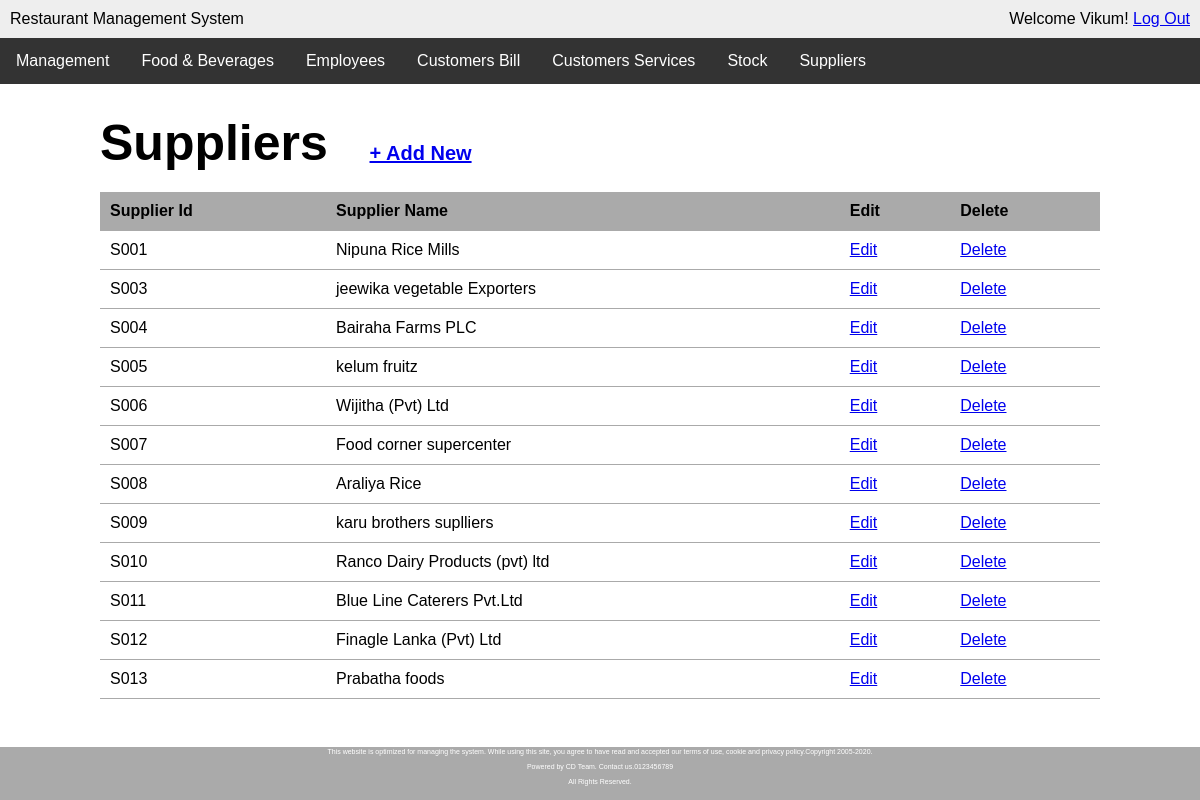
Screenshot of /suppliers.php (signed in) with the database file from the repository.
### tables this page shows
CREATE TABLE `supplier` (
  `S_ID` varchar(10) NOT NULL,
  `Name` varchar(30) DEFAULT NULL
);

### suppliers.php (the view, shortened to what this page needs)
<?php require_once('inc/connection.php'); ?>
<?php
	$suppliers_list = '';
	$query = "SELECT * FROM supplier GROUP BY supplier.S_ID";
	$suppliers = mysqli_query($connection, $query);
	while ($supplier = mysqli_fetch_assoc($suppliers)) {
		$suppliers_list .= "<tr>";
		$suppliers_list .= "<td>{$supplier['S_ID']}</td>";
		$suppliers_list .= "<td>{$supplier['Name']}</td>";
		$suppliers_list .= "<td><a href=\"modify-suppliers.php?supplier_no={$supplier['S_ID']}\">Edit</a></td>";
		$suppliers_list .= "<td><a href=\"delete-suppliers.php?supplier_no={$supplier['S_ID']}\"
						onclick=\"return confirm('Are you sure?');\">Delete</a></td>";
		$suppliers_list .= "</tr>";
	}
 ?>
<!DOCTYPE html>
<html lang="en">
<head>
	<link rel="stylesheet" href="css/main.css">
</head>
<body>
	<div class="wrapper">
  		<header>
		<div class="appname">Restaurant Management System</div>
		<div class="loggedin">Welcome <?php echo $_SESSION['first_name']; ?>! <a href="logout.php">Log Out</a></div>
	</header>
	<div class="navbar">
		  <a href="users.php">Management</a>
		  <div class="dropdown">
		    <button class="dropbtn">Food & Beverages</button>
		  </div>
		  <div class="dropdown">
		    <button class="dropbtn">Employees</button>
		  </div>
		  <a href="final-bill.php">Customers Bill</a>
		  <div class="dropdown">
		    <button class="dropbtn">Customers Services</button>
		  </div>
		  <a href="stock.php">Stock</a>
		  <div class="dropdown">
		    <button class="dropbtn">Suppliers</button>
		  </div>
		</div>
	<main>
		<h1>Suppliers &nbsp;&nbsp;<span><a href="add-supplier.php">+ Add New</a></span></h1>
		<table class="masterlist">
			<tr>
				<th>Supplier Id</th>
				<th>Supplier Name</th>
				<th>Edit</th>
				<th>Delete</th>
			</tr>
			<?php echo $suppliers_list; ?>
		</table>
	</main>
	</div>
	<div class="footer">
  		<p class="foot">This website is optimized for managing the system. While using this site, you agree to have read and accepted our terms of use, cookie and privacy policy.Copyright 2005-2020.</p>
  		<p class="foot">Powered by CD Team. Contact us.0123456789</p>
  		<p class="foot">All Rights Reserved.</p>
	</div>
</body>
</html>

### css/main.css (style rules this page uses)
* { margin: 0; }
html, body { height:100%; font-family: Arial, "Helvetica Neue", Helvetica, sans-serif; font-size: 16px; overflow:hidden; }
.wrapper { overflow-y:scroll; height: 93%; }
.footer { position: fixed; background: #aaa; bottom: 0; height: 6%; width: 100%; font-size: 7px; color: white; line-height: 0px; padding-bottom: 0px; padding-top: 5px; }
p { margin-bottom: 15px; }
p.foot { text-align: center; }
button { width: 100%; padding: 5px; -webkit-box-sizing: border-box; -moz-box-sizing: border-box; box-sizing: border-box; }
header { background: #eee; overflow: auto; padding: 10px; }
header .appname { float: left; }
header .loggedin { float: right; }
main { width: 1000px; margin: 30px auto; }
main h1 { margin-bottom: 20px; font-size: 50px; }
main h1 span { font-size: 20px; }
table.masterlist { width: 100%; border-collapse: collapse; }
table.masterlist th { background: #aaa; text-align: left; }
table.masterlist th, table.masterlist td { padding: 10px; border-bottom: 1px solid #aaa; }
.navbar { overflow: hidden; background-color: #333; }
.navbar a { float: left; font-size: 16px; color: white; text-align: center; padding: 14px 16px; text-decoration: none; }
.dropdown { float: left; overflow: hidden; }
.dropdown .dropbtn { font-size: 16px; border: none; outline: none; color: white; padding: 14px 16px; background-color: inherit; font-family: inherit; margin: 0; }

### rows the page displays
supplier: S_ID "S001", Name "Nipuna Rice Mills"
supplier: S_ID "S003", Name "jeewika vegetable Exporters"
supplier: S_ID "S004", Name "Bairaha Farms PLC"
supplier: S_ID "S005", Name "kelum fruitz"
supplier: S_ID "S006", Name "Wijitha (Pvt) Ltd"
supplier: S_ID "S007", Name "Food corner supercenter"
supplier: S_ID "S008", Name "Araliya Rice"
supplier: S_ID "S009", Name "karu brothers suplliers"
supplier: S_ID "S010", Name "Ranco Dairy Products (pvt) ltd"
supplier: S_ID "S011", Name "Blue Line Caterers Pvt.Ltd"
supplier: S_ID "S012", Name "Finagle Lanka (Pvt) Ltd"
supplier: S_ID "S013", Name "Prabatha foods"

### other values shown
$_SESSION['first_name'] "Vikum"
